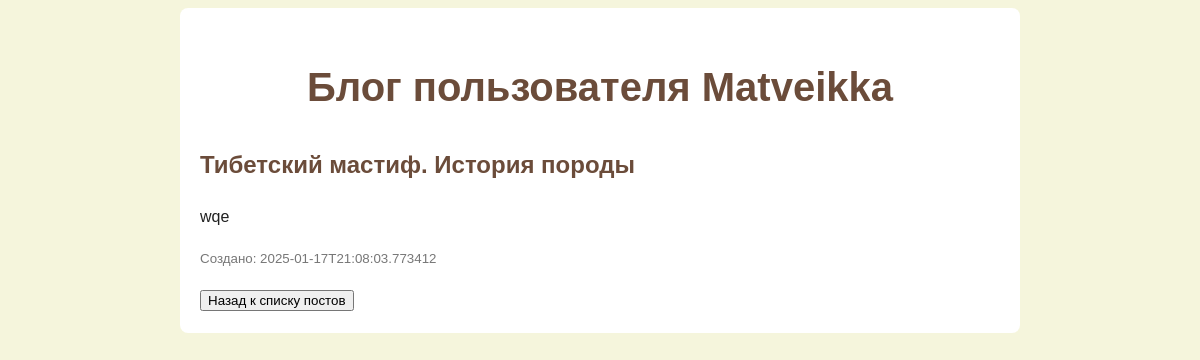
Page /posts/тибетский-мастиф-история-породы-1 on the committed database.
### tables this page shows
CREATE TABLE posts (id INTEGER PRIMARY KEY AUTOINCREMENT, title TEXT NOT NULL, rezume TEXT NOT NULL, info TEXT NOT NULL, created_at DATETIME DEFAULT CURRENT_TIMESTAMP, slug TEXT UNIQUE NOT NULL);

### Diplom_Flask/app.py (the view)
@app.route('/posts/<slug>', strict_slashes=False)
def get_post(slug):
    conn = get_db_connection()
    post = conn.execute('SELECT * FROM posts WHERE slug = ?', (slug,)).fetchone()
    conn.close()
    is_superuser = current_user.is_superuser if current_user.is_authenticated else False
    return render_template('details.html', post=post, is_superuser=is_superuser)

### Diplom_Flask/app.py (called while the page is built)
@app.before_request
def before_first_request():
    global first_request
    if first_request:
        init_db()
        init_superuser()
        first_request = False

def get_db_connection():
    conn = sqlite3.connect('database.db')
    conn.row_factory = sqlite3.Row
    return conn

### Diplom_Flask/templates/details.html (shortened to what this page needs)
{% extends "base.html" %}
{% set show_header = True %}
{% block content %}
    <h2>{{ post['title'] }}</h2>
    <p>{{ post['info'] }}</p>
    <p><small>Создано: {{ post['created_at'] }}</small></p>
    <a href="{{ url_for('all_posts') }}"><button>Назад к списку постов</button></a><br>
{% endblock %}

### Diplom_Flask/static/static.css (style rules this page uses)
body { font-family: Arial, sans-serif; background-color: #F5F5DC; color: #222; line-height: 1.6; }
h2 { color: #6B4C3A; }
small { color: #777; }
a { color: #6B4C3A; text-decoration: none; }

### rows in the picture
posts: title "Тибетский мастиф. История породы", info "wqe", created_at "2025-01-17T21:08:03.773412"
